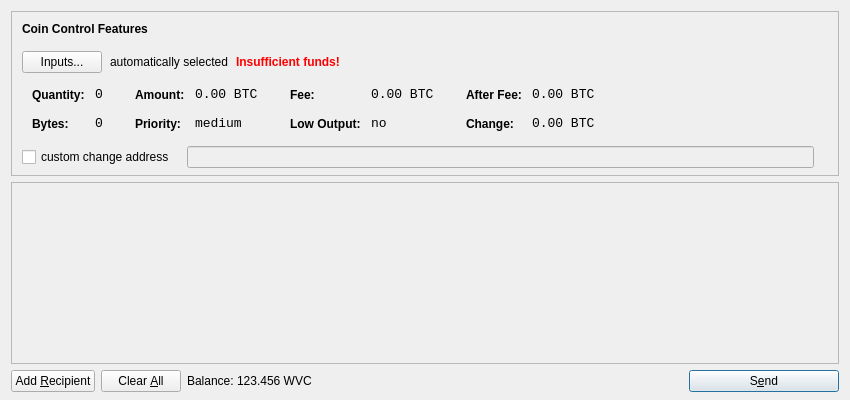
<?xml version="1.0" encoding="UTF-8"?>
<ui version="4.0">
 <class>SendCoinsDialog</class>
 <widget class="QDialog" name="SendCoinsDialog">
  <property name="geometry">
   <rect>
    <x>0</x>
    <y>0</y>
    <width>850</width>
    <height>400</height>
   </rect>
  </property>
  <property name="windowTitle">
   <string>Send Coins</string>
  </property>
  <layout class="QVBoxLayout" name="verticalLayout" stretch="0,1,0">
   <property name="bottomMargin">
    <number>8</number>
   </property>
   <item>
    <widget class="QFrame" name="frameCoinControl">
     <property name="sizePolicy">
      <sizepolicy hsizetype="Expanding" vsizetype="Expanding">
       <horstretch>0</horstretch>
       <verstretch>0</verstretch>
      </sizepolicy>
     </property>
     <property name="maximumSize">
      <size>
       <width>16777215</width>
       <height>16777215</height>
      </size>
     </property>
     <property name="frameShape">
      <enum>QFrame::StyledPanel</enum>
     </property>
     <property name="frameShadow">
      <enum>QFrame::Sunken</enum>
     </property>
     <layout class="QVBoxLayout" name="verticalLayoutCoinControl2">
      <property name="spacing">
       <number>-1</number>
      </property>
      <property name="leftMargin">
       <number>0</number>
      </property>
      <property name="topMargin">
       <number>0</number>
      </property>
      <property name="rightMargin">
       <number>0</number>
      </property>
      <property name="bottomMargin">
       <number>6</number>
      </property>
      <item>
       <layout class="QVBoxLayout" name="verticalLayoutCoinControl" stretch="0,0,0,0,1">
        <property name="spacing">
         <number>0</number>
        </property>
        <property name="leftMargin">
         <number>10</number>
        </property>
        <property name="topMargin">
         <number>10</number>
        </property>
        <item>
         <layout class="QHBoxLayout" name="horizontalLayoutCoinControl1">
          <property name="bottomMargin">
           <number>15</number>
          </property>
          <item>
           <widget class="QLabel" name="labelCoinControlFeatures">
            <property name="sizePolicy">
             <sizepolicy hsizetype="Preferred" vsizetype="Maximum">
              <horstretch>0</horstretch>
              <verstretch>0</verstretch>
             </sizepolicy>
            </property>
            <property name="font">
             <font>
              <weight>75</weight>
              <bold>true</bold>
             </font>
            </property>
            <property name="styleSheet">
             <string notr="true">font-weight:bold;</string>
            </property>
            <property name="text">
             <string>Coin Control Features</string>
            </property>
           </widget>
          </item>
         </layout>
        </item>
        <item>
         <layout class="QHBoxLayout" name="horizontalLayoutCoinControl2" stretch="0,0,0,0">
          <property name="spacing">
           <number>8</number>
          </property>
          <property name="bottomMargin">
           <number>10</number>
          </property>
          <item>
           <widget class="QPushButton" name="pushButtonCoinControl">
            <property name="styleSheet">
             <string notr="true"/>
            </property>
            <property name="text">
             <string>Inputs...</string>
            </property>
           </widget>
          </item>
          <item>
           <widget class="QLabel" name="labelCoinControlAutomaticallySelected">
            <property name="text">
             <string>automatically selected</string>
            </property>
            <property name="margin">
             <number>5</number>
            </property>
           </widget>
          </item>
          <item>
           <widget class="QLabel" name="labelCoinControlInsuffFunds">
            <property name="font">
             <font>
              <weight>75</weight>
              <bold>true</bold>
             </font>
            </property>
            <property name="styleSheet">
             <string notr="true">color:red;font-weight:bold;</string>
            </property>
            <property name="text">
             <string>Insufficient funds!</string>
            </property>
            <property name="margin">
             <number>5</number>
            </property>
           </widget>
          </item>
          <item>
           <spacer name="horizontalSpacerCoinControl">
            <property name="orientation">
             <enum>Qt::Horizontal</enum>
            </property>
            <property name="sizeHint" stdset="0">
             <size>
              <width>40</width>
              <height>1</height>
             </size>
            </property>
           </spacer>
          </item>
         </layout>
        </item>
        <item>
         <widget class="QWidget" name="widgetCoinControl" native="true">
          <property name="sizePolicy">
           <sizepolicy hsizetype="Preferred" vsizetype="Preferred">
            <horstretch>0</horstretch>
            <verstretch>0</verstretch>
           </sizepolicy>
          </property>
          <property name="minimumSize">
           <size>
            <width>0</width>
            <height>0</height>
           </size>
          </property>
          <property name="styleSheet">
           <string notr="true"/>
          </property>
          <layout class="QHBoxLayout" name="horizontalLayoutCoinControl5">
           <property name="margin">
            <number>0</number>
           </property>
           <item>
            <layout class="QHBoxLayout" name="horizontalLayoutCoinControl3" stretch="0,0,0,1">
             <property name="spacing">
              <number>20</number>
             </property>
             <property name="topMargin">
              <number>0</number>
             </property>
             <property name="bottomMargin">
              <number>10</number>
             </property>
             <item>
              <layout class="QFormLayout" name="formLayoutCoinControl1">
               <property name="horizontalSpacing">
                <number>10</number>
               </property>
               <property name="verticalSpacing">
                <number>14</number>
               </property>
               <property name="leftMargin">
                <number>10</number>
               </property>
               <property name="topMargin">
                <number>4</number>
               </property>
               <property name="rightMargin">
                <number>6</number>
               </property>
               <item row="0" column="0">
                <widget class="QLabel" name="labelCoinControlQuantityText">
                 <property name="styleSheet">
                  <string notr="true">font-weight:bold;</string>
                 </property>
                 <property name="text">
                  <string>Quantity:</string>
                 </property>
                 <property name="margin">
                  <number>0</number>
                 </property>
                </widget>
               </item>
               <item row="0" column="1">
                <widget class="QLabel" name="labelCoinControlQuantity">
                 <property name="font">
                  <font>
                   <family>Monospace</family>
                   <pointsize>10</pointsize>
                  </font>
                 </property>
                 <property name="cursor">
                  <cursorShape>IBeamCursor</cursorShape>
                 </property>
                 <property name="contextMenuPolicy">
                  <enum>Qt::ActionsContextMenu</enum>
                 </property>
                 <property name="text">
                  <string notr="true">0</string>
                 </property>
                 <property name="margin">
                  <number>0</number>
                 </property>
                 <property name="textInteractionFlags">
                  <set>Qt::LinksAccessibleByMouse|Qt::TextSelectableByKeyboard|Qt::TextSelectableByMouse</set>
                 </property>
                </widget>
               </item>
               <item row="1" column="0">
                <widget class="QLabel" name="labelCoinControlBytesText">
                 <property name="styleSheet">
                  <string notr="true">font-weight:bold;</string>
                 </property>
                 <property name="text">
                  <string>Bytes:</string>
                 </property>
                </widget>
               </item>
               <item row="1" column="1">
                <widget class="QLabel" name="labelCoinControlBytes">
                 <property name="font">
                  <font>
                   <family>Monospace</family>
                   <pointsize>10</pointsize>
                  </font>
                 </property>
                 <property name="cursor">
                  <cursorShape>IBeamCursor</cursorShape>
                 </property>
                 <property name="contextMenuPolicy">
                  <enum>Qt::ActionsContextMenu</enum>
                 </property>
                 <property name="text">
                  <string notr="true">0</string>
                 </property>
                 <property name="textInteractionFlags">
                  <set>Qt::LinksAccessibleByMouse|Qt::TextSelectableByKeyboard|Qt::TextSelectableByMouse</set>
                 </property>
                </widget>
               </item>
              </layout>
             </item>
             <item>
              <layout class="QFormLayout" name="formLayoutCoinControl2">
               <property name="horizontalSpacing">
                <number>10</number>
               </property>
               <property name="verticalSpacing">
                <number>14</number>
               </property>
               <property name="leftMargin">
                <number>6</number>
               </property>
               <property name="topMargin">
                <number>4</number>
               </property>
               <property name="rightMargin">
                <number>6</number>
               </property>
               <item row="0" column="0">
                <widget class="QLabel" name="labelCoinControlAmountText">
                 <property name="styleSheet">
                  <string notr="true">font-weight:bold;</string>
                 </property>
                 <property name="text">
                  <string>Amount:</string>
                 </property>
                 <property name="margin">
                  <number>0</number>
                 </property>
                </widget>
               </item>
               <item row="0" column="1">
                <widget class="QLabel" name="labelCoinControlAmount">
                 <property name="font">
                  <font>
                   <family>Monospace</family>
                   <pointsize>10</pointsize>
                  </font>
                 </property>
                 <property name="cursor">
                  <cursorShape>IBeamCursor</cursorShape>
                 </property>
                 <property name="contextMenuPolicy">
                  <enum>Qt::ActionsContextMenu</enum>
                 </property>
                 <property name="text">
                  <string notr="true">0.00 BTC</string>
                 </property>
                 <property name="textInteractionFlags">
                  <set>Qt::LinksAccessibleByMouse|Qt::TextSelectableByKeyboard|Qt::TextSelectableByMouse</set>
                 </property>
                </widget>
               </item>
               <item row="1" column="0">
                <widget class="QLabel" name="labelCoinControlPriorityText">
                 <property name="styleSheet">
                  <string notr="true">font-weight:bold;</string>
                 </property>
                 <property name="text">
                  <string>Priority:</string>
                 </property>
                </widget>
               </item>
               <item row="1" column="1">
                <widget class="QLabel" name="labelCoinControlPriority">
                 <property name="font">
                  <font>
                   <family>Monospace</family>
                   <pointsize>10</pointsize>
                  </font>
                 </property>
                 <property name="cursor">
                  <cursorShape>IBeamCursor</cursorShape>
                 </property>
                 <property name="contextMenuPolicy">
                  <enum>Qt::ActionsContextMenu</enum>
                 </property>
                 <property name="text">
                  <string>medium</string>
                 </property>
                 <property name="textInteractionFlags">
                  <set>Qt::LinksAccessibleByMouse|Qt::TextSelectableByKeyboard|Qt::TextSelectableByMouse</set>
                 </property>
                </widget>
               </item>
              </layout>
             </item>
             <item>
              <layout class="QFormLayout" name="formLayoutCoinControl3">
               <property name="horizontalSpacing">
                <number>10</number>
               </property>
               <property name="verticalSpacing">
                <number>14</number>
               </property>
               <property name="leftMargin">
                <number>6</number>
               </property>
               <property name="topMargin">
                <number>4</number>
               </property>
               <property name="rightMargin">
                <number>6</number>
               </property>
               <item row="0" column="0">
                <widget class="QLabel" name="labelCoinControlFeeText">
                 <property name="styleSheet">
                  <string notr="true">font-weight:bold;</string>
                 </property>
                 <property name="text">
                  <string>Fee:</string>
                 </property>
                 <property name="margin">
                  <number>0</number>
                 </property>
                </widget>
               </item>
               <item row="0" column="1">
                <widget class="QLabel" name="labelCoinControlFee">
                 <property name="font">
                  <font>
                   <family>Monospace</family>
                   <pointsize>10</pointsize>
                  </font>
                 </property>
                 <property name="cursor">
                  <cursorShape>IBeamCursor</cursorShape>
                 </property>
                 <property name="contextMenuPolicy">
                  <enum>Qt::ActionsContextMenu</enum>
                 </property>
                 <property name="text">
                  <string notr="true">0.00 BTC</string>
                 </property>
                 <property name="textInteractionFlags">
                  <set>Qt::LinksAccessibleByMouse|Qt::TextSelectableByKeyboard|Qt::TextSelectableByMouse</set>
                 </property>
                </widget>
               </item>
               <item row="1" column="0">
                <widget class="QLabel" name="labelCoinControlLowOutputText">
                 <property name="styleSheet">
                  <string notr="true">font-weight:bold;</string>
                 </property>
                 <property name="text">
                  <string>Low Output:</string>
                 </property>
                </widget>
               </item>
               <item row="1" column="1">
                <widget class="QLabel" name="labelCoinControlLowOutput">
                 <property name="font">
                  <font>
                   <family>Monospace</family>
                   <pointsize>10</pointsize>
                  </font>
                 </property>
                 <property name="cursor">
                  <cursorShape>IBeamCursor</cursorShape>
                 </property>
                 <property name="contextMenuPolicy">
                  <enum>Qt::ActionsContextMenu</enum>
                 </property>
                 <property name="text">
                  <string>no</string>
                 </property>
                 <property name="textInteractionFlags">
                  <set>Qt::LinksAccessibleByMouse|Qt::TextSelectableByKeyboard|Qt::TextSelectableByMouse</set>
                 </property>
                </widget>
               </item>
              </layout>
             </item>
             <item>
              <layout class="QFormLayout" name="formLayoutCoinControl4">
               <property name="horizontalSpacing">
                <number>10</number>
               </property>
               <property name="verticalSpacing">
                <number>14</number>
               </property>
               <property name="leftMargin">
                <number>6</number>
               </property>
               <property name="topMargin">
                <number>4</number>
               </property>
               <property name="rightMargin">
                <number>6</number>
               </property>
               <item row="0" column="0">
                <widget class="QLabel" name="labelCoinControlAfterFeeText">
                 <property name="styleSheet">
                  <string notr="true">font-weight:bold;</string>
                 </property>
                 <property name="text">
                  <string>After Fee:</string>
                 </property>
                 <property name="margin">
                  <number>0</number>
                 </property>
                </widget>
               </item>
               <item row="0" column="1">
                <widget class="QLabel" name="labelCoinControlAfterFee">
                 <property name="font">
                  <font>
                   <family>Monospace</family>
                   <pointsize>10</pointsize>
                  </font>
                 </property>
                 <property name="cursor">
                  <cursorShape>IBeamCursor</cursorShape>
                 </property>
                 <property name="contextMenuPolicy">
                  <enum>Qt::ActionsContextMenu</enum>
                 </property>
                 <property name="text">
                  <string notr="true">0.00 BTC</string>
                 </property>
                 <property name="textInteractionFlags">
                  <set>Qt::LinksAccessibleByMouse|Qt::TextSelectableByKeyboard|Qt::TextSelectableByMouse</set>
                 </property>
                </widget>
               </item>
               <item row="1" column="0">
                <widget class="QLabel" name="labelCoinControlChangeText">
                 <property name="styleSheet">
                  <string notr="true">font-weight:bold;</string>
                 </property>
                 <property name="text">
                  <string>Change:</string>
                 </property>
                </widget>
               </item>
               <item row="1" column="1">
                <widget class="QLabel" name="labelCoinControlChange">
                 <property name="font">
                  <font>
                   <family>Monospace</family>
                   <pointsize>10</pointsize>
                  </font>
                 </property>
                 <property name="cursor">
                  <cursorShape>IBeamCursor</cursorShape>
                 </property>
                 <property name="contextMenuPolicy">
                  <enum>Qt::ActionsContextMenu</enum>
                 </property>
                 <property name="text">
                  <string notr="true">0.00 BTC</string>
                 </property>
                 <property name="textInteractionFlags">
                  <set>Qt::LinksAccessibleByMouse|Qt::TextSelectableByKeyboard|Qt::TextSelectableByMouse</set>
                 </property>
                </widget>
               </item>
              </layout>
             </item>
            </layout>
           </item>
          </layout>
         </widget>
        </item>
        <item>
         <layout class="QHBoxLayout" name="horizontalLayoutCoinControl4" stretch="0,0,0">
          <property name="spacing">
           <number>12</number>
          </property>
          <property name="sizeConstraint">
           <enum>QLayout::SetDefaultConstraint</enum>
          </property>
          <property name="topMargin">
           <number>5</number>
          </property>
          <property name="rightMargin">
           <number>5</number>
          </property>
          <item>
           <widget class="QCheckBox" name="checkBoxCoinControlChange">
            <property name="text">
             <string>custom change address</string>
            </property>
           </widget>
          </item>
          <item>
           <widget class="QLineEdit" name="lineEditCoinControlChange">
            <property name="enabled">
             <bool>false</bool>
            </property>
            <property name="sizePolicy">
             <sizepolicy hsizetype="Expanding" vsizetype="Fixed">
              <horstretch>0</horstretch>
              <verstretch>0</verstretch>
             </sizepolicy>
            </property>
           </widget>
          </item>
          <item>
           <widget class="QLabel" name="labelCoinControlChangeLabel">
            <property name="sizePolicy">
             <sizepolicy hsizetype="Preferred" vsizetype="Expanding">
              <horstretch>0</horstretch>
              <verstretch>0</verstretch>
             </sizepolicy>
            </property>
            <property name="minimumSize">
             <size>
              <width>0</width>
              <height>0</height>
             </size>
            </property>
            <property name="text">
             <string/>
            </property>
            <property name="margin">
             <number>3</number>
            </property>
           </widget>
          </item>
         </layout>
        </item>
        <item>
         <spacer name="verticalSpacerCoinControl">
          <property name="orientation">
           <enum>Qt::Vertical</enum>
          </property>
          <property name="sizeHint" stdset="0">
           <size>
            <width>800</width>
            <height>1</height>
           </size>
          </property>
         </spacer>
        </item>
       </layout>
      </item>
     </layout>
    </widget>
   </item>
   <item>
    <widget class="QScrollArea" name="scrollArea">
     <property name="widgetResizable">
      <bool>true</bool>
     </property>
     <widget class="QWidget" name="scrollAreaWidgetContents">
      <property name="geometry">
       <rect>
        <x>0</x>
        <y>0</y>
        <width>830</width>
        <height>165</height>
       </rect>
      </property>
      <layout class="QVBoxLayout" name="verticalLayout_2">
       <property name="margin">
        <number>0</number>
       </property>
       <item>
        <layout class="QVBoxLayout" name="entries">
         <property name="spacing">
          <number>6</number>
         </property>
        </layout>
       </item>
       <item>
        <spacer name="verticalSpacer">
         <property name="orientation">
          <enum>Qt::Vertical</enum>
         </property>
         <property name="sizeHint" stdset="0">
          <size>
           <width>20</width>
           <height>40</height>
          </size>
         </property>
        </spacer>
       </item>
      </layout>
     </widget>
    </widget>
   </item>
   <item>
    <layout class="QHBoxLayout" name="horizontalLayout">
     <item>
      <widget class="QPushButton" name="addButton">
       <property name="toolTip">
        <string>Send to multiple recipients at once</string>
       </property>
       <property name="text">
        <string>Add &amp;Recipient</string>
       </property>
       <property name="icon">
        <iconset resource="../bitcoin.qrc">
         <normaloff>:/icons/add</normaloff>:/icons/add</iconset>
       </property>
       <property name="autoDefault">
        <bool>false</bool>
       </property>
      </widget>
     </item>
     <item>
      <widget class="QPushButton" name="clearButton">
       <property name="sizePolicy">
        <sizepolicy hsizetype="Minimum" vsizetype="Fixed">
         <horstretch>0</horstretch>
         <verstretch>0</verstretch>
        </sizepolicy>
       </property>
       <property name="toolTip">
        <string>Remove all transaction fields</string>
       </property>
       <property name="text">
        <string>Clear &amp;All</string>
       </property>
       <property name="icon">
        <iconset resource="../bitcoin.qrc">
         <normaloff>:/icons/remove</normaloff>:/icons/remove</iconset>
       </property>
       <property name="autoRepeatDelay">
        <number>300</number>
       </property>
       <property name="autoDefault">
        <bool>false</bool>
       </property>
      </widget>
     </item>
     <item>
      <layout class="QHBoxLayout" name="horizontalLayout_2">
       <property name="spacing">
        <number>3</number>
       </property>
       <item>
        <widget class="QLabel" name="label">
         <property name="text">
          <string>Balance:</string>
         </property>
        </widget>
       </item>
       <item>
        <widget class="QLabel" name="labelBalance">
         <property name="cursor">
          <cursorShape>IBeamCursor</cursorShape>
         </property>
         <property name="text">
          <string>123.456 WVC</string>
         </property>
         <property name="textInteractionFlags">
          <set>Qt::LinksAccessibleByMouse|Qt::TextSelectableByKeyboard|Qt::TextSelectableByMouse</set>
         </property>
        </widget>
       </item>
      </layout>
     </item>
     <item>
      <spacer name="horizontalSpacer">
       <property name="orientation">
        <enum>Qt::Horizontal</enum>
       </property>
       <property name="sizeHint" stdset="0">
        <size>
         <width>40</width>
         <height>20</height>
        </size>
       </property>
      </spacer>
     </item>
     <item>
      <widget class="QPushButton" name="sendButton">
       <property name="minimumSize">
        <size>
         <width>150</width>
         <height>0</height>
        </size>
       </property>
       <property name="toolTip">
        <string>Confirm the send action</string>
       </property>
       <property name="text">
        <string>S&amp;end</string>
       </property>
       <property name="icon">
        <iconset resource="../bitcoin.qrc">
         <normaloff>:/icons/send</normaloff>:/icons/send</iconset>
       </property>
       <property name="default">
        <bool>true</bool>
       </property>
      </widget>
     </item>
    </layout>
   </item>
  </layout>
 </widget>
 <resources>
  <include location="../bitcoin.qrc"/>
 </resources>
 <connections/>
</ui>
